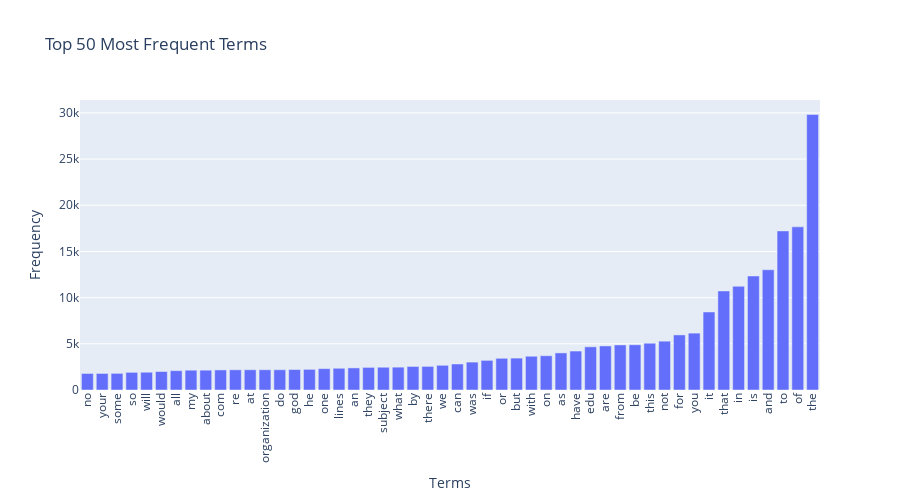

Notebook code cell kept with this figure:
### Markdown cell above
### >>> **Exercise 13 (take home):** 
The chart above only contains 300 vocabulary in the documents, and it's already computationally intensive to both compute and visualize. Can you efficiently reduce the number of terms you want to visualize as an exercise.

### Code cell
# Answer here
import plotly.express as px

term_frequencies = np.asarray(X_counts.sum(axis=0)).ravel()
top_k = 50
top_idx = term_frequencies.argsort()[-top_k:]

terms = count_vect.get_feature_names_out()[top_idx]
freqs = term_frequencies[top_idx]

fig = px.bar(x=terms, y=freqs,
             labels={'x':'Terms', 'y':'Frequency'},
             title=f"Top {top_k} Most Frequent Terms")
fig.update_layout(xaxis_tickangle=-90, width=900, height=500)
fig.show()

### Figure 1 — Plotly figure (JSON) as saved in the notebook; plotly's stock layout.template omitted (floating-point values rounded to 4 significant figures)
{"data": [{"hovertemplate": "Terms=%{x}<br>Frequency=%{y}<extra></extra>", "legendgroup": "", "marker": {"color": "#636efa", "pattern": {"shape": ""}}, "name": "", "orientation": "v", "showlegend": false, "textposition": "auto", "type": "bar", "x": ["no", "your", "some", "so", "will", "would", "all", "my", "about", "com", "re", "at", "organization", "do", "god", "he", "one", "lines", "an", "they", "subject", "what", "by", "there", "we", "can", "was", "if", "or", "but", "with", "on", "as", "have", "edu", "are", "from", "be", "this", "not", "for", "you", "it", "that", "in", "is", "and", "to", "of", "the"], "xaxis": "x", "y": [1791, 1793, 1802, 1912, 1925, 2000, 2093, 2143, 2148, 2172, 2186, 2191, 2192, 2193, 2216, 2232, 2312, 2353, 2393, 2448, 2464, 2472, 2548, 2556, 2674, 2818, 3020, 3208, 3432, 3453, 3655, 3709, 4015, 4218, 4675, 4769, 4877, 4898, 5063, 5285, 5962, 6157, 8447, 10723, 11226, 12343, 13017, 17222, 17660, 29825], "yaxis": "y"}], "layout": {"barmode": "relative", "height": 500, "legend": {"tracegroupgap": 0}, "title": {"text": "Top 50 Most Frequent Terms"}, "width": 900, "xaxis": {"anchor": "y", "domain": [0, 1], "tickangle": -90, "title": {"text": "Terms"}}, "yaxis": {"anchor": "x", "domain": [0, 1], "title": {"text": "Frequency"}}}}
